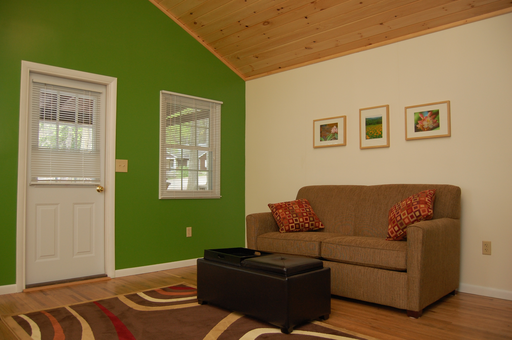
%> input picture 60230.png, 512 x 340 px
$ octave --eval "result = intrinsicScene(imread('60230.png'));"   (GNU Octave 9; MATLAB toolbox functions it lacks are replaced by stand-ins)
%> lines starting %> are read from the running program, lines starting %| are printed output that depends on the picture; in (x1, y1, x2, y2) boxes, pixels count from 0 and x2, y2 are one past the last pixel; in counts of white or black regions, pixels touching at a corner belong together; the program's own positions count from 1; long printed decimals are rounded
function [I,R]=intrinsicScene(src,alpha,beta,lambda,vareps,K,debug)
% Notes: alpha, weight for illumination beta, weight for reflectance. If you
% want to obtain better results, you can modify the parameters: alpha, beta,
% lambda
    if (~exist('alpha','var'))
        alpha=0.1;
    end
    if (~exist('beta','var'))
        beta=0.001;
    end
    if (~exist('lambda','var'))
        lambda=0.01;
    end
    if (~exist('vareps','var'))
        vareps=0.002;
    end
    if (~exist('K','var'))
        K=30;
    end
    if (~exist('debug','var'))
        debug=true;
    end
    eps=0.0001;
    if size(src,3)==1
        S=src;
        gray=src;
    else
        hsv=rgb2hsv(src);
%> hsv: size 340x512x3 double; mean H, S, V 0.114, 0.571, 0.522
        S=hsv(:,:,3);
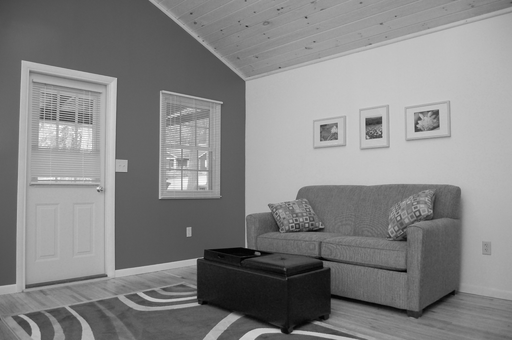
%> S: size 340x512 double; min 0, max 1, mean 0.522
        gray=rgb2gray(src);
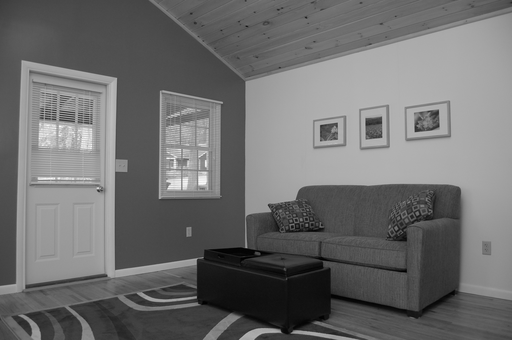
%> gray: size 340x512 uint8; min 0, max 252, mean 110.1
    end

    B=ones(size(S)).*0.5;

    % intialization of I and S
    I=S;%single channel
    I=ones(size(S));
    R=S;

    % eplison
    eplisonR_plot=[];
    eplisonI_plot=[];
    if debug==true
        fprintf('-- Stop iteration until eplison < %02f or K>%d\n',vareps,K);
    end
    for iter=1:K
        preI=I;
        preR=R;

        %% update reflectance
        R=S./I;
        R=L0Smoothing(R,beta);
        eplisonR=norm(R-preR,'fro')/norm(preR,'fro');
        eplisonR_plot=[eplisonR_plot eplisonR];

        %% update illuination
        ux=ones(size(S));
        uy=ones(size(S));
        ux(:,end)=0;
        uy(:,end)=0;
        I=solveLinearSystem(S,R,ux,uy,alpha,B,lambda);
        eplisonI=norm(I-preI,'fro')/norm(preI,'fro');
        eplisonI_plot=[eplisonI_plot eplisonI];

        %% iteration until convergence
        if debug==true
            fprintf('Iter #%d : eplisonI=%f; eplisonR=%f\n',iter,eplisonI,eplisonR);
        end
        if(eplisonI<vareps||eplisonR<vareps)
            break;
        end
    end
%> this loop made 30 passes
%> (eplisonR, eplisonI) on passes 9 to 20: (0.0122, 0.0121), (0.0116, 0.0115), (0.0111, 0.0109), (0.0106, 0.0103), (0.0102, 0.00986), (0.00975, 0.00941), (0.0094, 0.00903), (0.0091, 0.00868), (0.00889, 0.00843), (0.00853, 0.00807), (0.00827, 0.00779), (0.00788, 0.00745)
%> (eplisonR, eplisonR_plot, eplisonI, eplisonI_plot) on passes 1 to 6: (0.0309, 0.0309, 0.0691, 0.0691), (0.0281, [0.0309 0.0281], 0.0336, [0.0691 0.0336]), (0.0213, [0.0309 0.0281 0.0213], 0.0244, [0.0691 0.0336 0.0244]), (0.0183, [0.0309 0.0281 0.0213 0.0183], 0.0201, [0.0691 0.0336 0.0244 0.0201]), (0.0164, [0.0309 0.0281 0.0213 0.0183 0.0164], 0.0175, [0.0691 0.0336 0.0244 0.0201 0.0175]), (0.0147, [0.0309 0.0281 0.0213 0.0183 0.0164 0.0147], 0.0153, [0.0691 0.0336 0.0244 0.0201 0.0175 0.0153])
%| Iter #1 : eplisonI=0.06906; eplisonR=0.03093
%| Iter #2 : eplisonI=0.03357; eplisonR=0.02806
%| Iter #3 : eplisonI=0.02438; eplisonR=0.02129
%| Iter #4 : eplisonI=0.02008; eplisonR=0.01829
%| Iter #5 : eplisonI=0.0175; eplisonR=0.01643
%| Iter #6 : eplisonI=0.01529; eplisonR=0.01466
%| Iter #7 : eplisonI=0.01388; eplisonR=0.01363
%| Iter #8 : eplisonI=0.01293; eplisonR=0.01285
%> (further printed lines are left out)
%> pass 1, in solveLinearSystem, `ir2 = ir.^2;`:
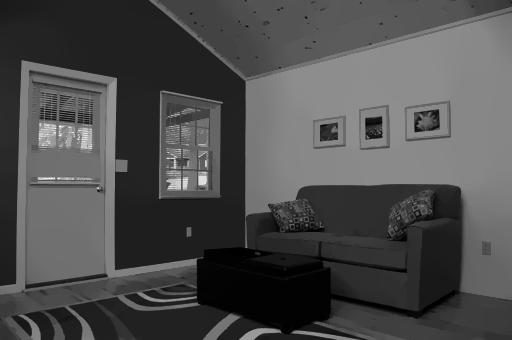
%> ir2: size 340x512 double; min 2.56e-06, max 1.01, mean 0.305; drawn with min black and max white
%> pass 1, in solveLinearSystem, `dst = reshape(dst, h, w);`:
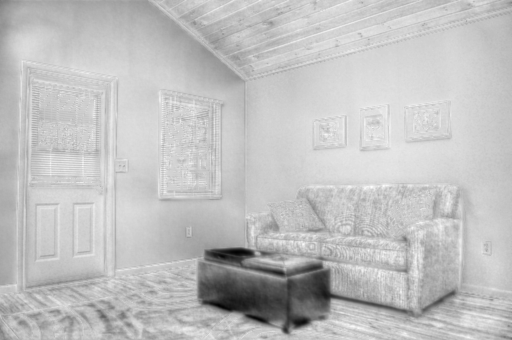
%> dst: size 340x512 double; min 0.592, max 1.09, mean 0.967; drawn with min black and max white
%> after the loop:
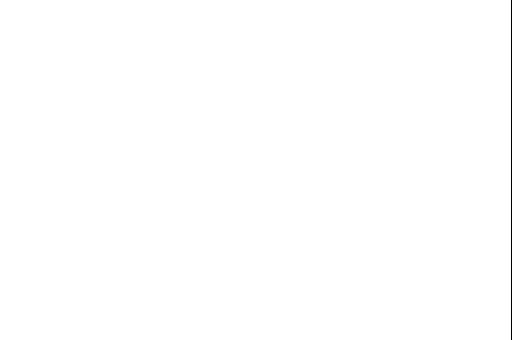
%> ux: size 340x512 double; values 0 (black) and 1 (white), 99.8% white; black in thin lines or dots, all inside (x1, y1, x2, y2) = (511, 0, 512, 340)
%> after the loop, eplisonI_plot = 30 values, max 0.0691 at index 1, min 0.00561 at index 30, mean 0.0128; eplisonR_plot = 30 values, max 0.0309 at index 1, min 0.00594 at index 30, mean 0.0114
    % final result
    if size(src,3)==3
        hsv(:,:,3)=R;
%> hsv: size 340x512x3 double; mean H, S, V 0.114, 0.571, 0.695
        R=hsv2rgb(hsv);
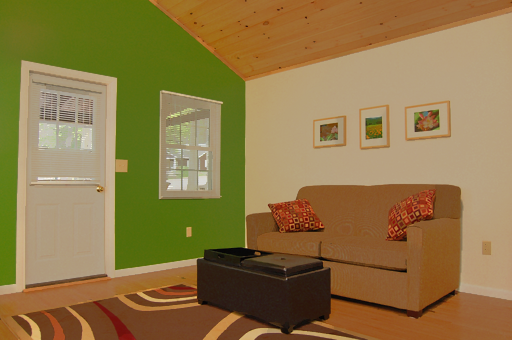
%> R: size 340x512x3 double; mean R, G, B 0.675, 0.563, 0.327; drawn with min black and max white
%> `result = intrinsicScene(imread('60230.png'));`:
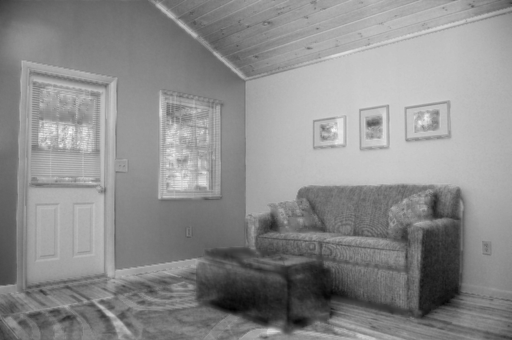
%> result: size 340x512 double; min 0.377, max 1.01, mean 0.726; drawn with min black and max white
    end
end

function dst = solveLinearSystem(s, ir, uvx, uvy, alphabet, b, lambda)
    [h, w] = size(s);
    hw = h * w;
    uvx = uvx(:);
    uvy = uvy(:);
    ux = padarray(uvx, h, 'pre'); ux = ux(1:end-h);
    uy = padarray(uvy, 1, 'pre'); uy = uy(1:end-1);
    D = uvx+ux+uvy+uy;
    T = spdiags([-uvx, -uvy],[-h,-1],hw,hw);
    MN = T + T' + spdiags(D, 0, hw, hw);
    ir2 = ir.^2;
    ir2 = spdiags(ir2(:),0,hw,hw);
    DEN = ir2 + alphabet * MN + lambda * speye(hw,hw);
    NUM = ir.*s + lambda * b;
    L = ichol(DEN,struct('michol','on'));
    [dst,~] = pcg(DEN, NUM(:), 0.01, 40, L, L');
    dst = reshape(dst, h, w);
end

%% this function is from
% Xu, L., Lu, C., Xu, Y., & Jia, J., Image smoothing via $l_0$ gradient
% minimization, Transactions on Graphics, 30(6), 174 (2011).
function S = L0Smoothing(Im, lambda, kappa)
    if ~exist('kappa','var')
        kappa = 2.0;
    end
    if ~exist('lambda','var')
        lambda = 2e-2;
    end
    S = im2double(Im);
    betamax = 1e5;
    fx = [1, -1];
    fy = [1; -1];
    [N,M,D] = size(Im);
    sizeI2D = [N,M];
    otfFx = psf2otf(fx,sizeI2D);
    otfFy = psf2otf(fy,sizeI2D);
    Normin1 = fft2(S);
    Denormin2 = abs(otfFx).^2 + abs(otfFy ).^2;
    if D>1
        Denormin2 = repmat(Denormin2,[1,1,D]);
    end
    beta = 2*lambda;
    while beta < betamax
        Denormin   = 1 + beta*Denormin2;
        % h-v subproblem
        h = [diff(S,1,2), S(:,1,:) - S(:,end,:)];
        v = [diff(S,1,1); S(1,:,:) - S(end,:,:)];
        if D==1
            t = (h.^2+v.^2)<lambda/beta;
        else
            t = sum((h.^2+v.^2),3)<lambda/beta;
            t = repmat(t,[1,1,D]);
        end
        h(t)=0; v(t)=0;
        % S subproblem
        Normin2 = [h(:,end,:) - h(:, 1,:), -diff(h,1,2)];
        Normin2 = Normin2 + [v(end,:,:) - v(1, :,:); -diff(v,1,1)];
        FS = (Normin1 + beta*fft2(Normin2))./Denormin;
        S = real(ifft2(FS));
        beta = beta*kappa;
    end
end
